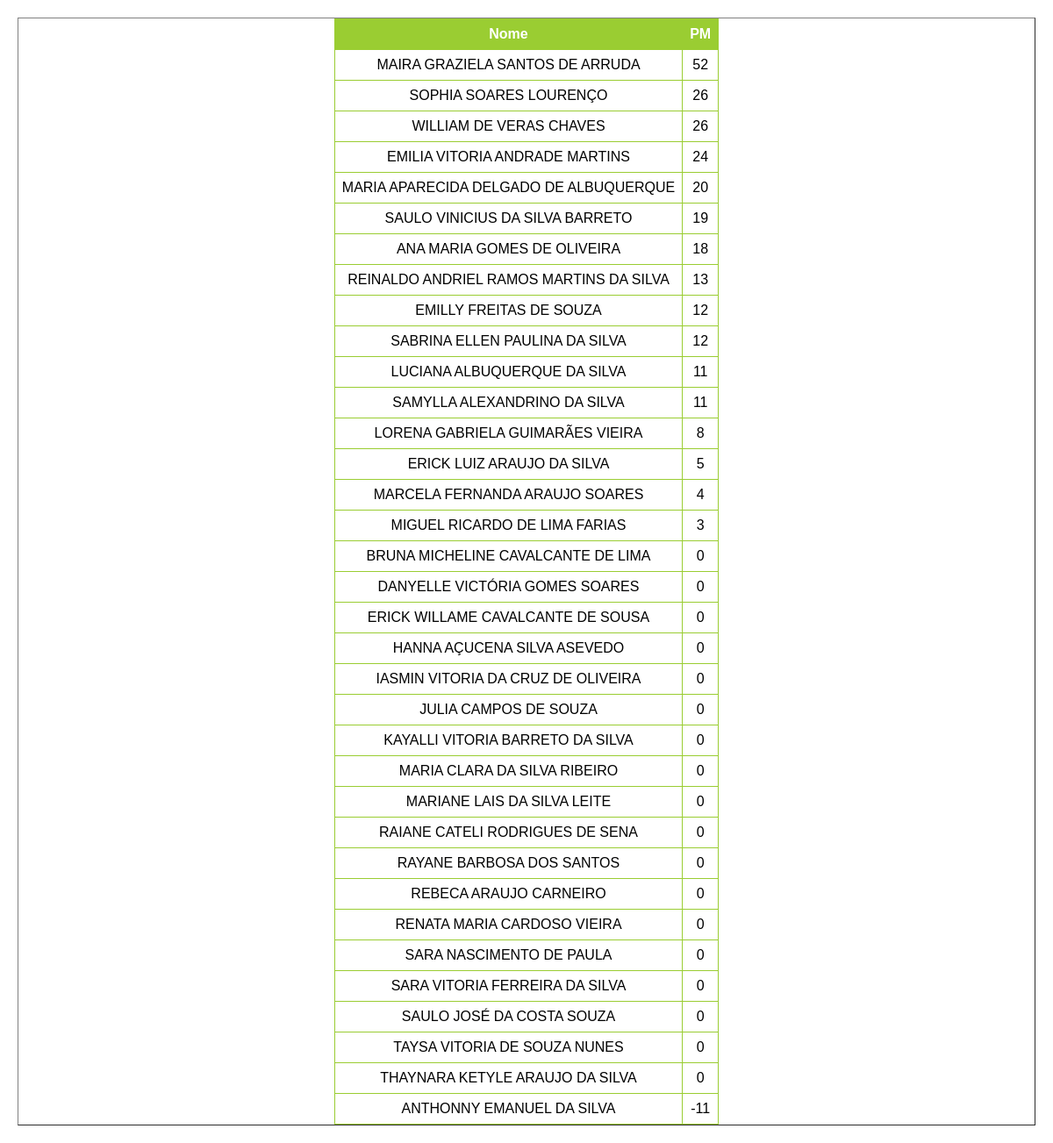
The page /ranking/3ºA on the database as committed earlier.
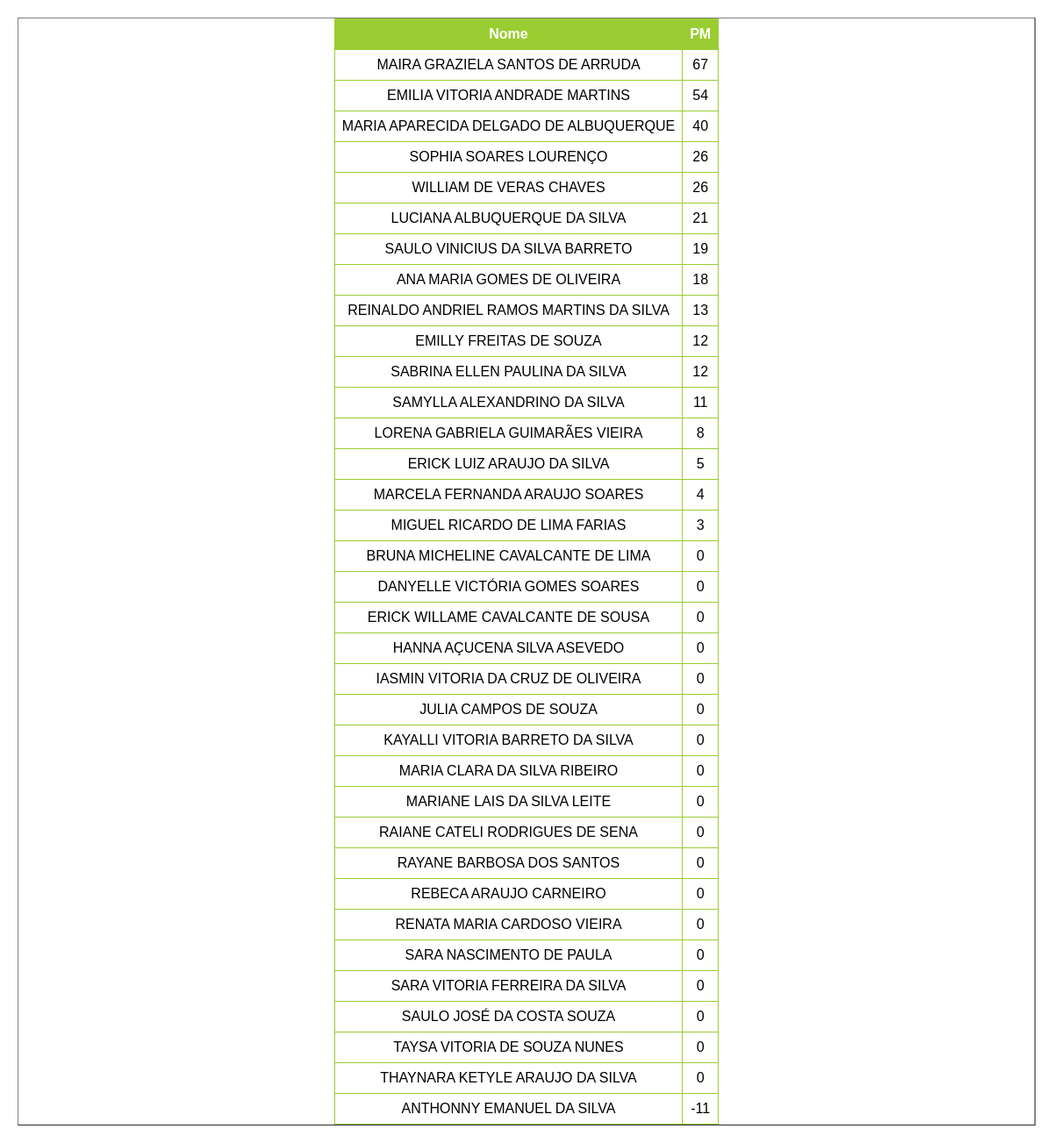
The same page on the database as committed later.
### main.py (models this page shows)
class Terceiro_A(db.Model):
    __tablename__ = 'Terceiro_A'

### main.py (the view)
@app.route('/ranking/<class_id>', methods=['GET', 'POST'])
def ranking(class_id):
    turma_selecionada = selecionar_turma(class_id)
    resultados_ranking = db.session.query(turma_selecionada.nome, getattr(turma_selecionada, 'pm')).order_by(
        getattr(turma_selecionada, 'pm').desc()).all()
    return render_template('ranking.html', data=resultados_ranking, class_id=class_id)

### main.py (called while the page is built)
def selecionar_turma(valor):
    if valor == 'a' or valor == '3ºA':
        return lista_turmas_db[0]
    elif valor == 'b' or valor == '3ºB':
        return lista_turmas_db[1]
    elif valor == 'c' or valor == '3ºC':
        return lista_turmas_db[2]
    elif valor == 'd' or valor == '1ºD':
        return lista_turmas_db[3]

### templates/ranking.html (shortened to what this page needs)
<!DOCTYPE html>
<html lang="en">
<head>
    <link rel="stylesheet" href="/static/styles.css">
</head>
<body>
<table border="1" class="menu">
        <tr>
            <th>Nome</th>
            <th>PM</th>
        </tr>
        {% for row in data %}
            <tr>
                <td>{{ row.nome }}</td>
                <td>{{ row.pm }}</td>
            </tr>
        {% endfor %}
</table>
</body>
</html>

Rows that differ between the two databases and show on the page:
changed Terceiro_A "MAIRA GRAZIELA SANTOS DE ARRUDA": pm "52" → "67"
changed Terceiro_A "EMILIA VITORIA ANDRADE MARTINS": pm "24" → "54"; moves up the list
changed Terceiro_A "MARIA APARECIDA DELGADO DE ALBUQUERQUE": pm "20" → "40"; moves up the list
changed Terceiro_A "LUCIANA ALBUQUERQUE DA SILVA": pm "11" → "21"; moves up the list
